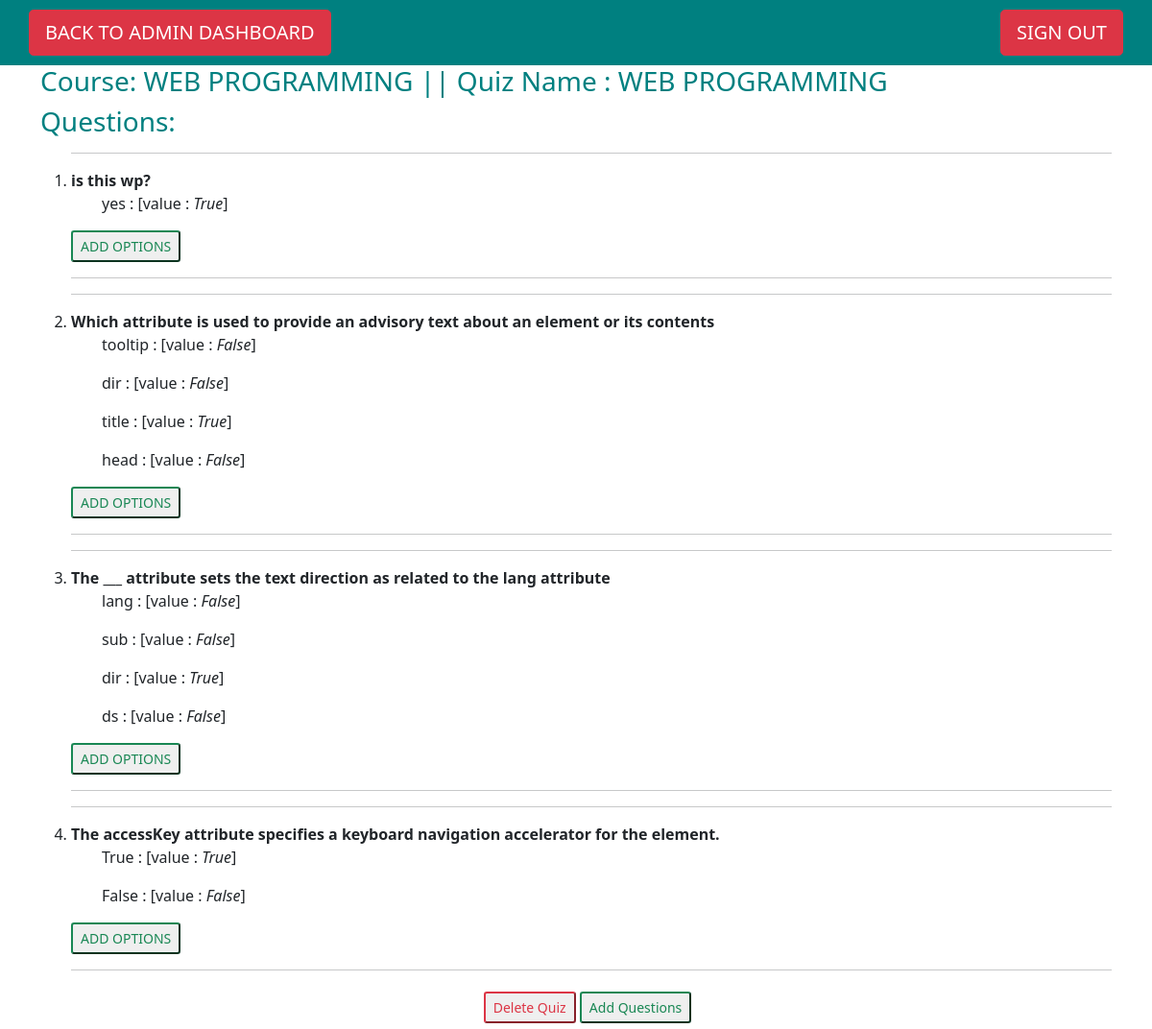
The app's page /main/quizdetail/2/ with its own data.
### student/models.py (models this page shows, shortened)
class Quiz(models.Model):
    quiz_subject = models.CharField(max_length=200)
    quiz_name = models.CharField(max_length=200)
    quiz_end = models.DateField()
    quiz_time = models.CharField(max_length = 10)

class Question(models.Model):
    quiz=models.ForeignKey(Quiz, on_delete=models.CASCADE)
    question_text = models.CharField(max_length=400)

class Choice(models.Model):
    question=models.ForeignKey(Question, on_delete=models.CASCADE)
    choice_text=models.CharField(max_length=200)
    ans = models.BooleanField(default = False)

### student/views.py (the view)
# urls.py: path('quizdetail/<int:pk>/',views.QuizDetailView.as_view(),name='quizdetail'),
class QuizDetailView(DetailView):
    context_object_name='quiz_detail'
    model=Quiz
    template_name='student/quiz_detail.html'

### student/templates/student/quiz_detail.html (shortened to what this page needs)
{% extends "base.html"%}
{% block content%}
<nav class="navbar navbar-light navbar-right" style="background-color: teal; padding:10px 30px;">
    <a href="{% url 'admin-dash' %}"><button type="button" class="btn-lg btn-danger btn">BACK TO ADMIN DASHBOARD</button></a>
    <a href="{% url 'student-logout' %}"><button type="button" class="btn-lg btn-danger btn">SIGN OUT</button></a>
  </nav>
  <div class="container">
    <h3 style="color:teal;">Course: {{quiz_detail.quiz_subject}} || Quiz Name : {{quiz_detail.quiz_name}}</h3>
    <h3 style="color:teal;">Questions:</h3>
    <ol>
    {% for question in quiz_detail.question_set.all %}
        <hr>
        <li>
            <b>{{question.question_text}}</b></li>
    {% for ans in question.choice_set.all %}
    <ul type="none">
        <li>
            <p>{{ans.choice_text}} : [value : <i>{{ans.ans}}</i>]</p>
        </li>
    </ul>
    {% endfor %}
    <a type='muted' href="{% url 'choiceadd' pk=quiz_detail.pk p=question.id %}"><button type="button" class="btn-sm btn-outline-success">ADD OPTIONS</button></a>
   <hr>
    {% endfor %}
</ol>
</div>
<div class="buttons">
    <a  href="{% url 'quizdelete' pk=quiz_detail.pk %}"> <button class="btn-sm btn-outline-danger bt">Delete Quiz</button></a>
    <a  href="{% url 'questionadd' pk=quiz_detail.pk %}"> <button class="btn-sm btn-outline-success bt">Add Questions</button></a>
</div>
  </div>
{% endblock %}

### student/templates/student/quiz_detail.html (style rules this page uses)
.buttons { padding: 0.5%; margin-left:2%; text-align: center; }

### records on screen
Quiz: quiz_subject "WEB PROGRAMMING", quiz_name "WEB PROGRAMMING"
Question: question_text "is this wp?"
Choice: choice_text "yes", ans "True"
Question: question_text "Which attribute is used to provide an advisory text about an element or its contents"
Choice: choice_text "tooltip", ans "False"
Choice: choice_text "dir", ans "False"
Choice: choice_text "title", ans "True"
Choice: choice_text "head", ans "False"
Question: question_text "The ___ attribute sets the text direction as related to the lang attribute"
Choice: choice_text "lang", ans "False"
Choice: choice_text "sub", ans "False"
Choice: choice_text "dir", ans "True"
Choice: choice_text "ds", ans "False"
Question: question_text "The accessKey attribute specifies a keyboard navigation accelerator for the element."
Choice: choice_text "True", ans "True"
Choice: choice_text "False", ans "False"
